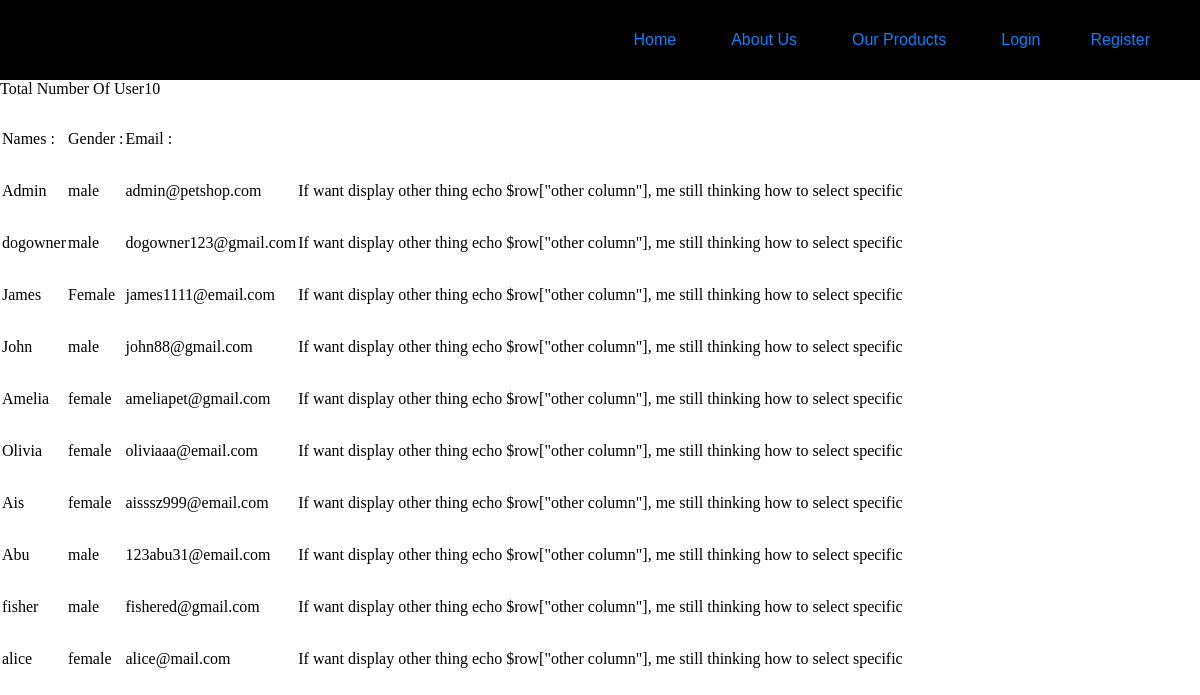
The page /view_UserList.php on the database its author committed.
### tables this page shows
CREATE TABLE `customer_detail` (
  `ID` int(11) NOT NULL,
  `Username` varchar(50) NOT NULL,
  `UserProfile` varchar(100) NOT NULL,
  `DOB` date NOT NULL,
  `Gender` varchar(6) NOT NULL,
  `Email` varchar(100) NOT NULL,
  `PhoneNumber` varchar(20) NOT NULL,
  `HomeAddress` varchar(500) NOT NULL,
  `Passwords` varchar(50) NOT NULL
);

### view_UserList.php (the view, shortened to what this page needs)
<?php
include_once 'header.php';
$host = "localhost";
$user = "root";
$password = "";
$db = "wdt_assignment";
$conn = mysqli_connect($host, $user, $password, $db);
$num_of_User = 0;
$x = 1;
$sql = "select ID from customer_detail;";
$result = mysqli_query($conn, $sql);
foreach ($result as $row) {
    $num_of_User = $num_of_User + 1;
}
echo "Total Number Of User";
echo $num_of_User;
echo "<br>";
?>
<form method="POST" action="">
    <table>
        <tr>
            <td>
                Names :
            </td>
            <td>
                Gender :
            </td>
            <td>
                Email :
            </td>
        </tr>
        <tr>
            <?php
            while ($x <= $num_of_User) {
                $sqli = "select * from customer_detail where ID = '" . $x . "';";
                $result = mysqli_query($conn, $sqli);
                $row = mysqli_fetch_array($result);
                echo "<tr>";
                    echo "<td>"; echo $row['Username']; echo "</td>";
                    echo "<td>"; echo $row['Gender']; echo "</td>";
                    echo "<td>"; echo $row['Email']; echo "</td>";
                    echo "<td>";
                        echo 'If want display other thing echo $row["other column"], me still thinking how to select specific';
                    echo "</td>";
                echo "<tr>";
                $x += 1;
            }
            ?>
        </tr>
    </table>
</form>

### style.css (style rules this page uses)
.background { background: url(https://i.pinimg.com/originals/3a/0f/43/3a0f4320bdd35144564345913ce633a6.jpg) no-repeat center center fixed; -webkit-background-size: cover; -moz-background-size: cover; -o-background-size: cover; background-size: cover; }
body { background: url(https://i.pinimg.com/originals/3a/0f/43/3a0f4320bdd35144564345913ce633a6.jpg) no-repeat center center fixed; -webkit-background-size: cover; -moz-background-size: cover; -o-background-size: cover; background-size: cover; }
* { margin: 0; padding: 0; }
table tr td { padding-top:30px; }
* { box-sizing: border-box; }

### rows shown on the page
customer_detail: Username "Admin", Gender "male", Email "admin@petshop.com"
customer_detail: Username "dogowner", Gender "male", Email "dogowner123@gmail.com"
customer_detail: Username "James", Gender "Female", Email "james1111@email.com"
customer_detail: Username "John", Gender "male", Email "john88@gmail.com"
customer_detail: Username "Amelia", Gender "female", Email "ameliapet@gmail.com"
customer_detail: Username "Olivia", Gender "female", Email "oliviaaa@email.com"
customer_detail: Username "Ais", Gender "female", Email "aisssz999@email.com"
customer_detail: Username "Abu", Gender "male", Email "123abu31@email.com"
customer_detail: Username "fisher", Gender "male", Email "fishered@gmail.com"
customer_detail: Username "alice", Gender "female", Email "alice@mail.com"

### other values the page prints
$num_of_User "10"
